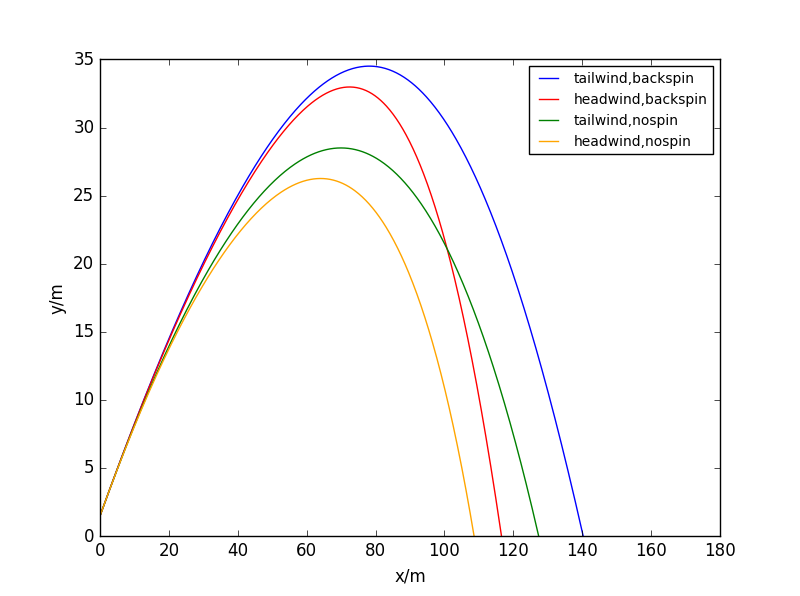

This figure's Python source:
import math
import matplotlib.pyplot as plt

g=9.8
dt=0.01

def B2m(v):
    'Calculate air resistance factor'
    B2m=0.0039+0.0058/(1+math.exp((v-35)/5))
    return B2m
        
class ball:
    def __init__(self,v,theta):
        self.x=0.0
        self.y=1.5
        self.vx=v*math.cos(math.pi*theta/180)
        self.vy=v*math.sin(math.pi*theta/180)
        self.w=2000*2*math.pi/60
        
    def fly(self):
        self.x=self.x+self.vx*dt
        self.y=self.y+self.vy*dt
        self.vx=self.vx+(-B2m(abs(self.vx-vwind))*(self.vx-vwind)*math.sqrt((self.vx-vwind)*(self.vx-vwind)+self.vy+self.vy)-S0m*self.vy*self.w)*dt
        self.vy=self.vy+(-B2m(abs(self.vy))*self.vy*math.sqrt((self.vx-vwind)*(self.vx-vwind)+self.vy+self.vy)+S0m*(self.vx-vwind)*self.w-g)*dt

S0m=4.1e-4 #backspin
vwind=4.4704 #10mph,tailwind
a=ball(50,35)
x1=[]
y1=[]
x1.append(a.x)
y1.append(a.y)
while a.y>0:
    a.fly()
    x1.append(a.x)
    y1.append(a.y)
x1[-1]=(x1[-2]-y1[-2]*x1[-1]/y1[-1])/(1-y1[-2]/y1[-1])
y1[-1]=0   

vwind=-4.4704 #10mph,headwind
b=ball(50,35)
x2=[]
y2=[]
x2.append(b.x)
y2.append(b.y)
while b.y>0:
    b.fly()
    x2.append(b.x)
    y2.append(b.y)
x2[-1]=(x2[-2]-y2[-2]*x2[-1]/y2[-1])/(1-y2[-2]/y2[-1])
y2[-1]=0

S0m=0.0 #nospin
vwind=4.4704 #10mph,tailwind
a=ball(50,35)
x3=[]
y3=[]
x3.append(a.x)
y3.append(a.y)
while a.y>0:
    a.fly()
    x3.append(a.x)
    y3.append(a.y)
x3[-1]=(x3[-2]-y3[-2]*x3[-1]/y3[-1])/(1-y3[-2]/y3[-1])
y3[-1]=0   

vwind=-4.4704 #10mph,headwind
b=ball(50,35)
x4=[]
y4=[]
x4.append(b.x)
y4.append(b.y)
while b.y>0:
    b.fly()
    x4.append(b.x)
    y4.append(b.y)
x4[-1]=(x4[-2]-y4[-2]*x4[-1]/y4[-1])/(1-y4[-2]/y4[-1])
y4[-1]=0

plt.plot(x1,y1,color='blue',label='tailwind,backspin')
plt.plot(x2,y2,color='red',label='headwind,backspin')
plt.plot(x3,y3,color='green',label='tailwind,nospin')
plt.plot(x4,y4,color='orange',label='headwind,nospin')
plt.xlabel('x/m')
plt.ylabel('y/m')
plt.xlim(0,180)
plt.legend(loc="upper right", frameon=True,prop={'size':10})
plt.show()
print 'distance with tailwind and backspin=',x1[-1]
print 'distance with headwind and backspin=',x2[-1]
print 'distance with tailwind and nospin=',x3[-1]
print 'distance with headwind and nospin=',x4[-1]
